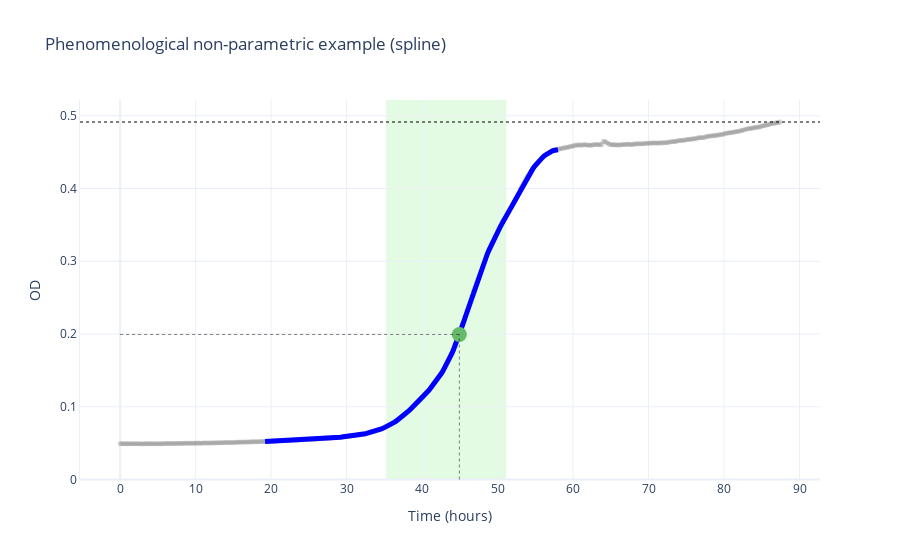

The code cell stored with this chart in its notebook:
### Code cell
# create the base plot with data
fig_spline = gc.plot.create_base_plot(time, data, scale="linear")

# annotate the plot with growth statistics and fitted model
fig_spline = gc.plot.annotate_plot(
    fig_spline,
    scale="linear",
    phase_boundaries=(stats_spline["exp_phase_start"], stats_spline["exp_phase_end"]),
    time_umax=stats_spline["time_at_umax"],
    od_umax=stats_spline["od_at_umax"],
    od_max=stats_spline["max_od"],
    umax=stats_spline["specific_growth_rate"],
    umax_point=(stats_spline["time_at_umax"], stats_spline["od_at_umax"]),
    fitted_model=phenom_nonparam_fits["spline"],
)

# add title and show
fig_spline.update_layout(title="Phenomenological non-parametric example (spline)")
fig_spline.show()

### Figure 1 — Plotly figure (JSON) as saved in the notebook; plotly's stock layout.template omitted (floating-point values rounded to 4 significant figures; data arrays with more than 128 entries replaced by an {"elided": "..."} marker saying what was removed)
{"data": [{"marker": {"color": "gray", "opacity": 0.3, "size": 5}, "mode": "markers", "name": "Data", "showlegend": false, "type": "scatter", "x": {"elided": "438 float values"}, "y": {"elided": "438 float values"}}, {"line": {"color": "blue", "width": 5}, "mode": "lines", "name": "Spline fit", "showlegend": false, "type": "scatter", "x": {"elided": "200 float values"}, "y": {"elided": "200 float values"}}, {"marker": {"color": "#66BB6A", "size": 15, "symbol": "circle"}, "mode": "markers", "showlegend": false, "type": "scatter", "x": [44.94], "y": [0.1994]}], "layout": {"hovermode": "closest", "shapes": [{"fillcolor": "lightgreen", "layer": "below", "line": {"width": 0}, "opacity": 0.25, "type": "rect", "x0": 35.23, "x1": 51.16, "xref": "x", "y0": 0, "y1": 1, "yref": "y domain"}, {"line": {"color": "black", "dash": "dot", "width": 1}, "opacity": 0.5, "type": "line", "x0": 44.94, "x1": 44.94, "y0": 0, "y1": 0.1994}, {"line": {"color": "black", "dash": "dot", "width": 1}, "opacity": 0.5, "type": "line", "x0": 0, "x1": 44.94, "y0": 0.1994, "y1": 0.1994}, {"line": {"color": "black", "dash": "dot", "width": 2}, "opacity": 0.5, "type": "line", "x0": 0, "x1": 1, "xref": "x domain", "y0": 0.4913, "y1": 0.4913, "yref": "y"}], "showlegend": false, "title": {"text": "Phenomenological non-parametric example (spline)"}, "xaxis": {"range": [0, null], "title": {"text": "Time (hours)"}}, "yaxis": {"range": [0, null], "showline": true, "title": {"text": "OD"}, "visible": true}}}
